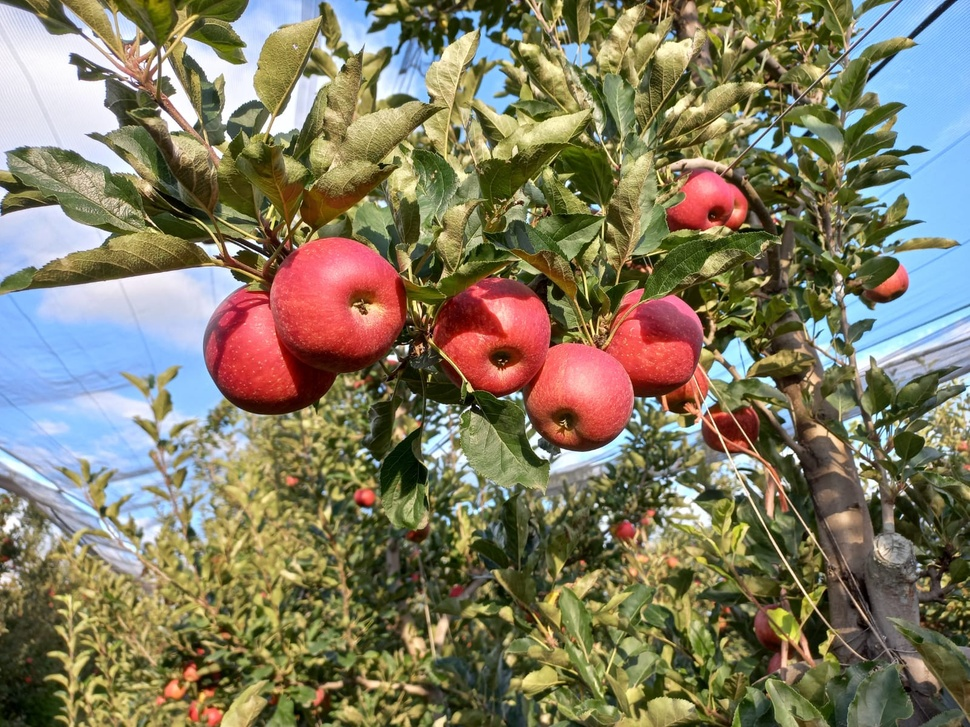
#> input picture Unidad 1/Img/Manzanas-Chihuahua4.jpg, 970 x 727 px, shrunk from 1600 x 1200 before the run, found by its file name
$ jupyter execute Colores.ipynb
#> lines starting #> are read from the running program, lines starting #| are printed output that depends on the picture; after the words box and inside, x2 and y2 are one past the last pixel; in counts of white or black regions, pixels touching at a corner belong together
[cell 1]
import cv2 as cv

[cell 2]
img = cv.imread('C:/Projects/ITM/INTELIGENCIA ARTIFICIAL/Unidad 1/Img/Manzanas-Chihuahua4.jpg',1)
#> img is the input picture: shape (727, 970, 3); mean B, G, R 98.7, 123.2, 129.8
img2 = cv.cvtColor(img, cv.COLOR_BGR2HSV)
#> img2: shape (727, 970, 3); mean H, S, V 47.8, 116.9, 144.3
ubb = (0,60,60)
uba =(10, 255,255)
ubb1 = (170,60,60)
uba1 =(180, 255,255)
mask1 = cv.inRange(img2, ubb, uba)
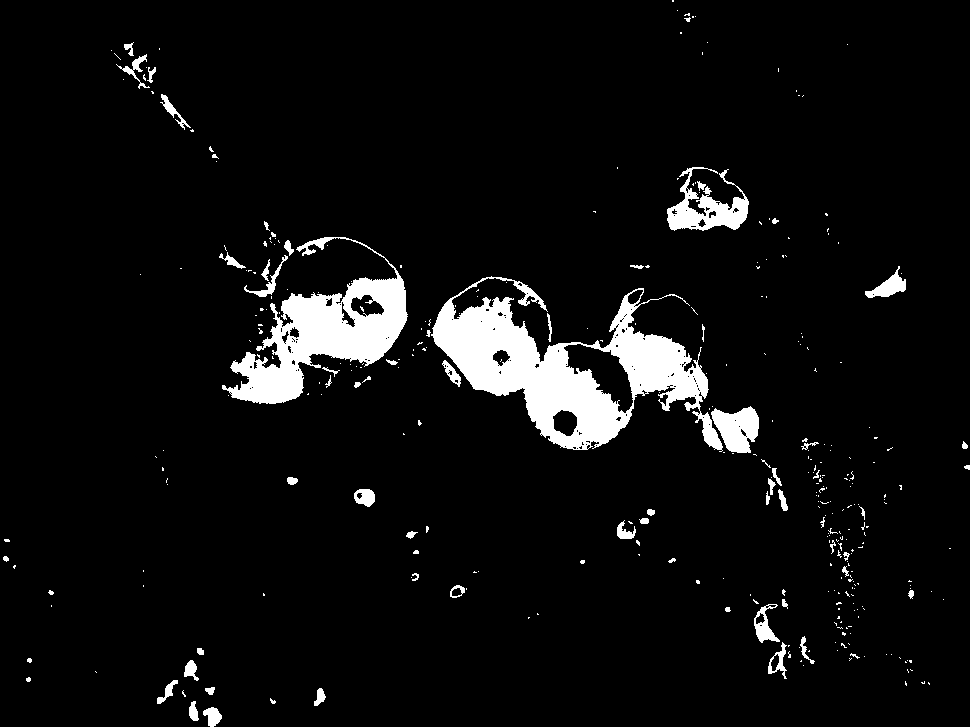
#> mask1: shape (727, 970); 5.8% white; 352 white regions (284 under 20 px), largest, box (x1, y1, x2, y2) and area: (431, 276, 723, 452) 19364, (222, 237, 408, 404) 11142, (667, 167, 749, 231) 2304
mask2 = cv.inRange(img2, ubb1, uba1)
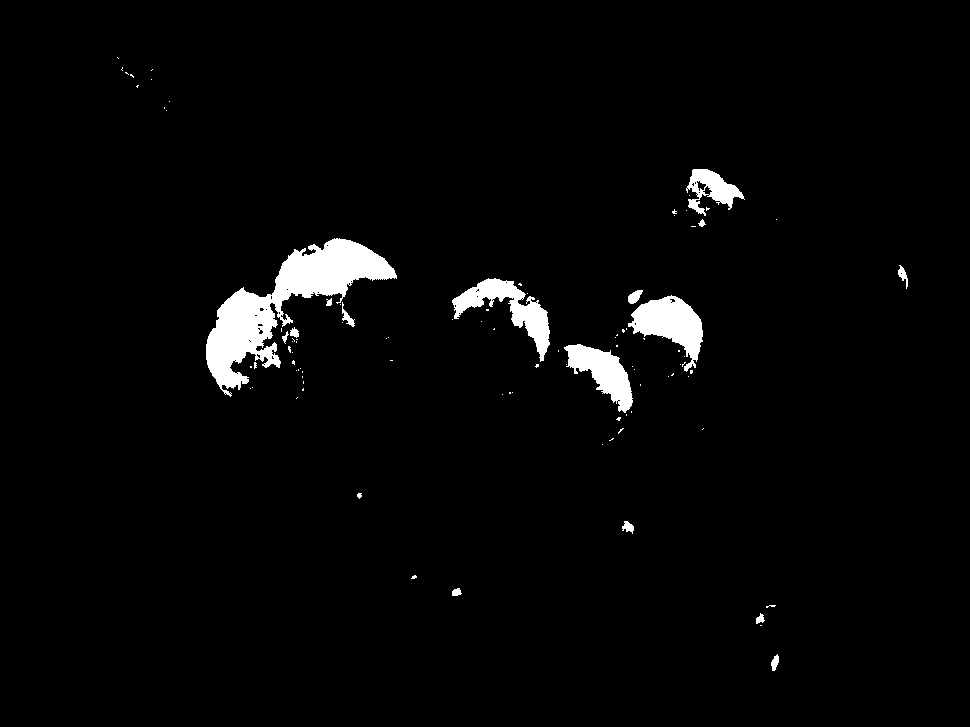
#> mask2: shape (727, 970); 2.8% white; 98 white regions (81 under 20 px), largest, box (x1, y1, x2, y2) and area: (206, 238, 397, 397) 9503, (628, 295, 703, 372) 2759, (452, 278, 550, 362) 2614
mask3 = mask1 + mask2
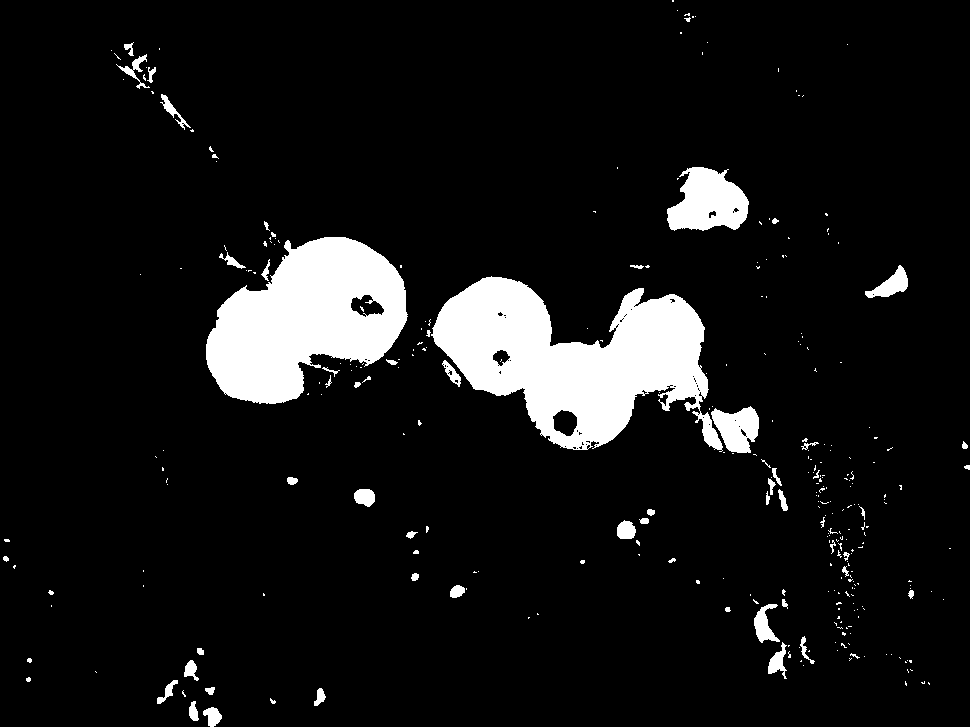
#> mask3: shape (727, 970); 8.6% white; 319 white regions (256 under 20 px), largest, box (x1, y1, x2, y2) and area: (431, 276, 723, 452) 27305, (206, 237, 408, 404) 21402, (667, 167, 749, 231) 3660
img3 = cv.bitwise_and(img,img, mask=mask3)
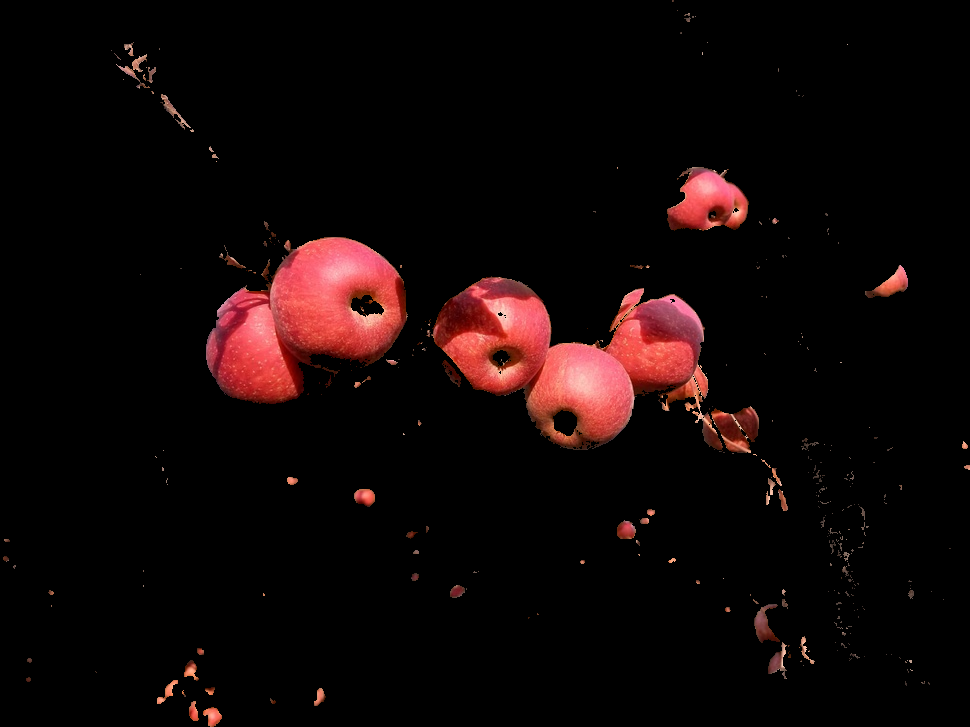
#> img3: shape (727, 970, 3); mean B, G, R 6.5, 6.7, 16.5
cv.imshow('img2', img2)
cv.imshow('img', img)
cv.imshow('img3', img3)
cv.imshow('mask3', mask3)
cv.imshow('mask2', mask2)
cv.imshow('mask1', mask1)
cv.waitKey(0)
cv.destroyAllWindows()

$ run again, with Unidad 1/Img/images.jpg copied over Unidad 1/Img/Manzanas-Chihuahua4.jpg
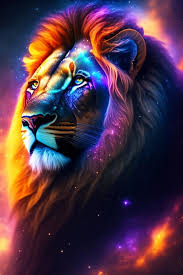
#> input picture Unidad 1/Img/images.jpg, 183 x 275 px, found by its file name
#> img is the input picture: shape (275, 183, 3); mean B, G, R 72.3, 54.4, 81.1
#> img2: shape (275, 183, 3); mean H, S, V 110.6, 167.4, 105.4
#> `mask1 = cv.inRange(img2, ubb, uba)`:
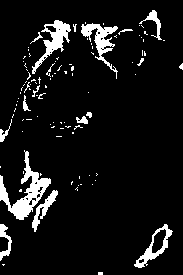
#> mask1: shape (275, 183); 8.2% white; 102 white regions (86 under 20 px), largest, box (x1, y1, x2, y2) and area: (0, 150, 51, 220) 1076, (32, 20, 71, 74) 618, (81, 23, 118, 79) 611
#> mask2: shape (275, 183); 7.1% white; 144 white regions (130 under 20 px), largest, box (x1, y1, x2, y2) and area: (0, 200, 37, 275) 1211, (115, 220, 183, 272) 808, (145, 0, 168, 42) 208
#> mask3: shape (275, 183); 15.3% white; 87 white regions (71 under 20 px), largest, box (x1, y1, x2, y2) and area: (0, 150, 58, 275) 2935, (115, 220, 183, 272) 1227, (81, 16, 140, 95) 1058
#> `img3 = cv.bitwise_and(img,img, mask=mask3)`:
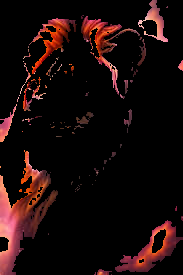
#> img3: shape (275, 183, 3); mean B, G, R 9.6, 10.3, 24.7
